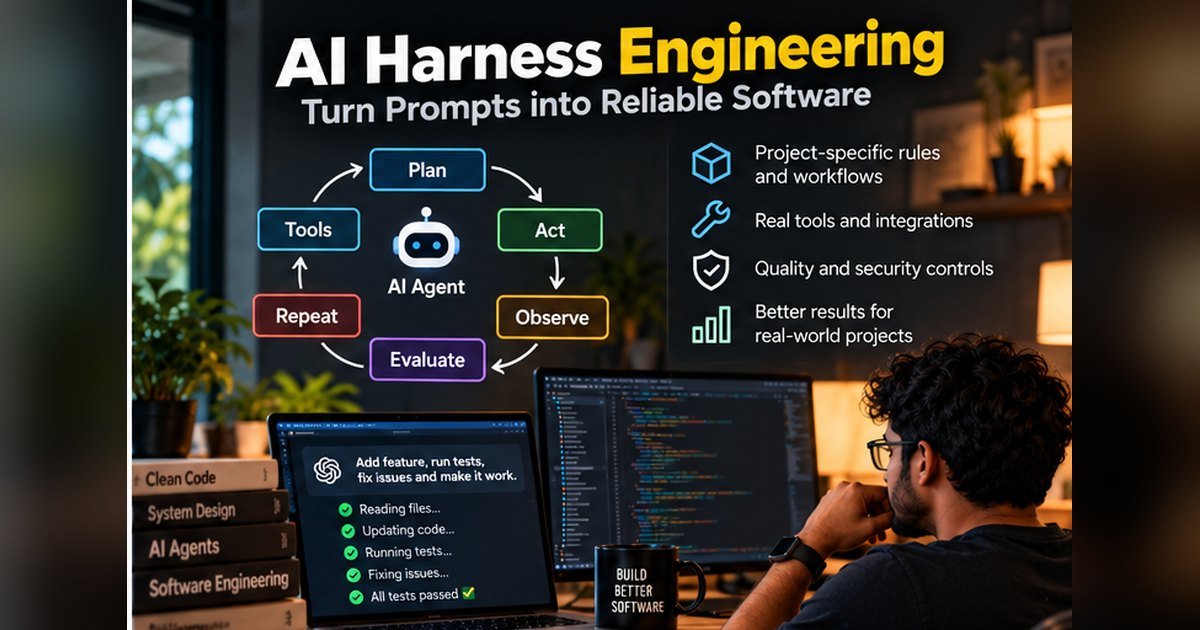
#> input picture images/og/ai-harness-en.jpg, 1200 x 630 px; its folder holds only this picture in this run
$ python make_og_covers.py ../images/og/ai-harness-en.jpg
#> lines starting #> are read from the running program, lines starting #| are printed output that depends on the picture
"""Make 1200x630 link-preview (Open Graph) images from Wizard Lab cover images.

WhatsApp, LinkedIn, X and Facebook show a large preview only for wide images,
and most of our covers are square. This keeps the whole cover visible, centred
on a blurred, darkened copy of itself, and writes images/og/<name>.jpg.

Usage (from the repo root, needs Pillow):
    python3 tools/make_og_covers.py                      # every cover in images/learn/
    python3 tools/make_og_covers.py images/learn/foo.jpg # just one
Then add to the article's front matter:
    image: /images/og/foo.jpg
"""
import sys
from pathlib import Path

from PIL import Image, ImageEnhance, ImageFilter

W, H = 1200, 630
MAX_BYTES = 300 * 1024  # WhatsApp is happiest with small images
OUT = Path("images/og")


def make(src: Path) -> Path:
    cover = Image.open(src).convert("RGB")
#> cover is the input picture: PIL image 1200x630 RGB; mean R, G, B 49.7, 46.4, 40.1

    bg = cover.copy()
    scale = max(W / bg.width, H / bg.height)
    bg = bg.resize((round(bg.width * scale), round(bg.height * scale)), Image.LANCZOS)
    left, top = (bg.width - W) // 2, (bg.height - H) // 2
    bg = bg.crop((left, top, left + W, top + H)).filter(ImageFilter.GaussianBlur(28))
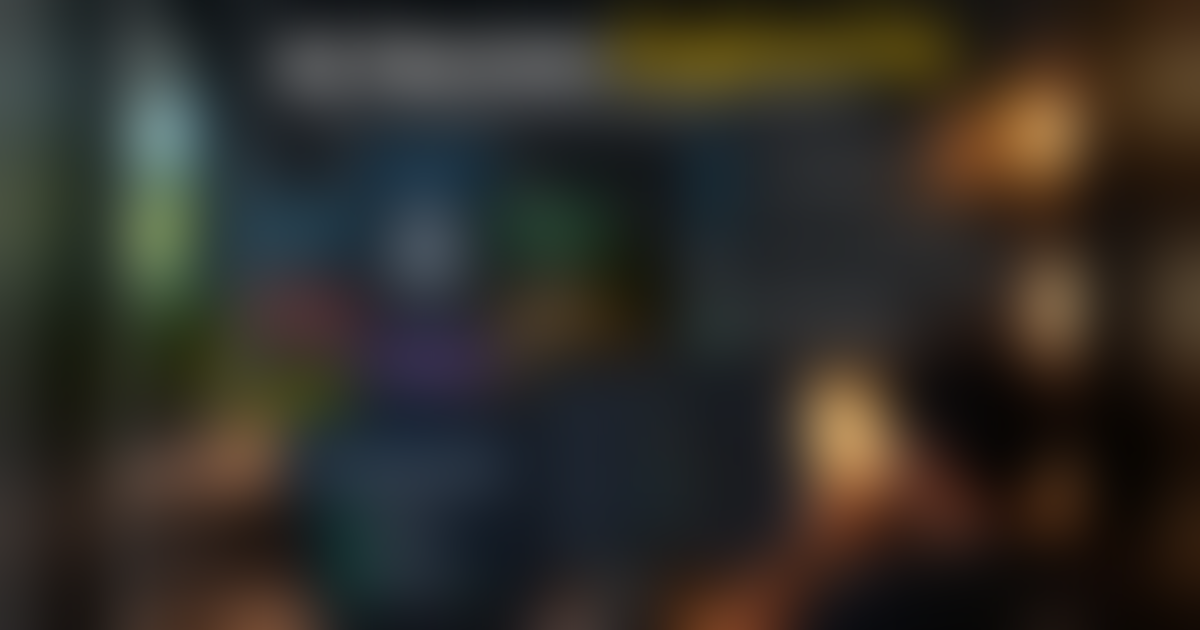
#> bg: PIL image 1200x630 RGB; mean R, G, B 49.7, 46.4, 40.1
    bg = ImageEnhance.Brightness(bg).enhance(0.45)
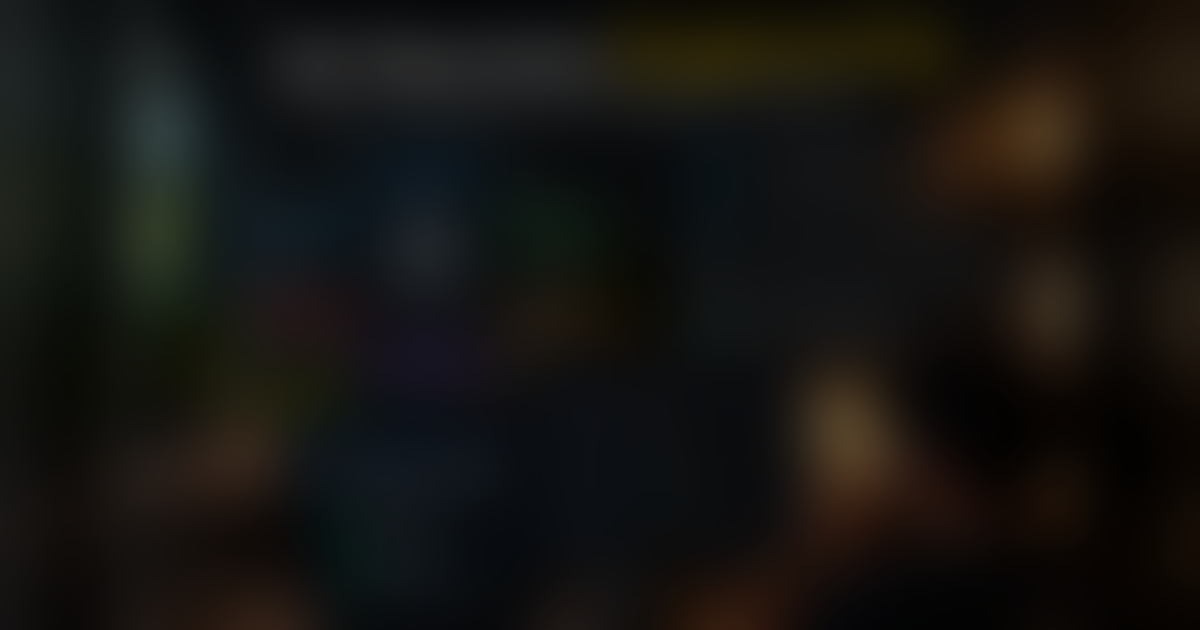
#> bg: PIL image 1200x630 RGB; mean R, G, B 21.9, 20.4, 17.6

    scale = min(W / cover.width, H / cover.height)
    fg = cover.resize((round(cover.width * scale), round(cover.height * scale)), Image.LANCZOS)
    bg.paste(fg, ((W - fg.width) // 2, (H - fg.height) // 2))

    OUT.mkdir(parents=True, exist_ok=True)
    dest = OUT / (src.stem + ".jpg")
    for quality in (86, 80, 74, 68, 60):
        bg.save(dest, "JPEG", quality=quality, optimize=True, progressive=True)
        if dest.stat().st_size <= MAX_BYTES:
            break
    print(f"{dest}  {dest.stat().st_size // 1024} KB")
    return dest


if __name__ == "__main__":
    paths = [Path(p) for p in sys.argv[1:]] or sorted(Path("images/learn").glob("*.jpg"))
    for p in paths:
#> (the run stopped early here; a loop or call above may not have finished)

$ run again, on images/og/disposable-software-en.jpg
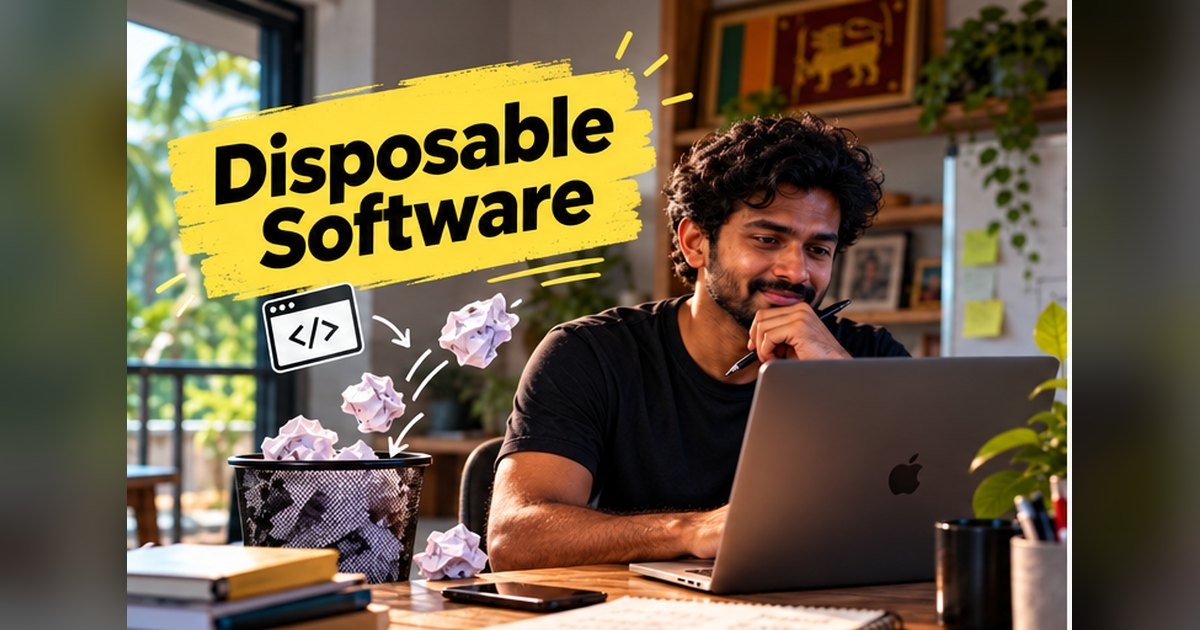
#> input picture images/og/disposable-software-en.jpg, 1200 x 630 px
#> in make, cover is the input picture: PIL image 1200x630 RGB; mean R, G, B 106, 91.9, 66
#> in make, `bg = bg.crop((left, top, left + W, top + H)).filter(ImageFilter.Gaussi..`:
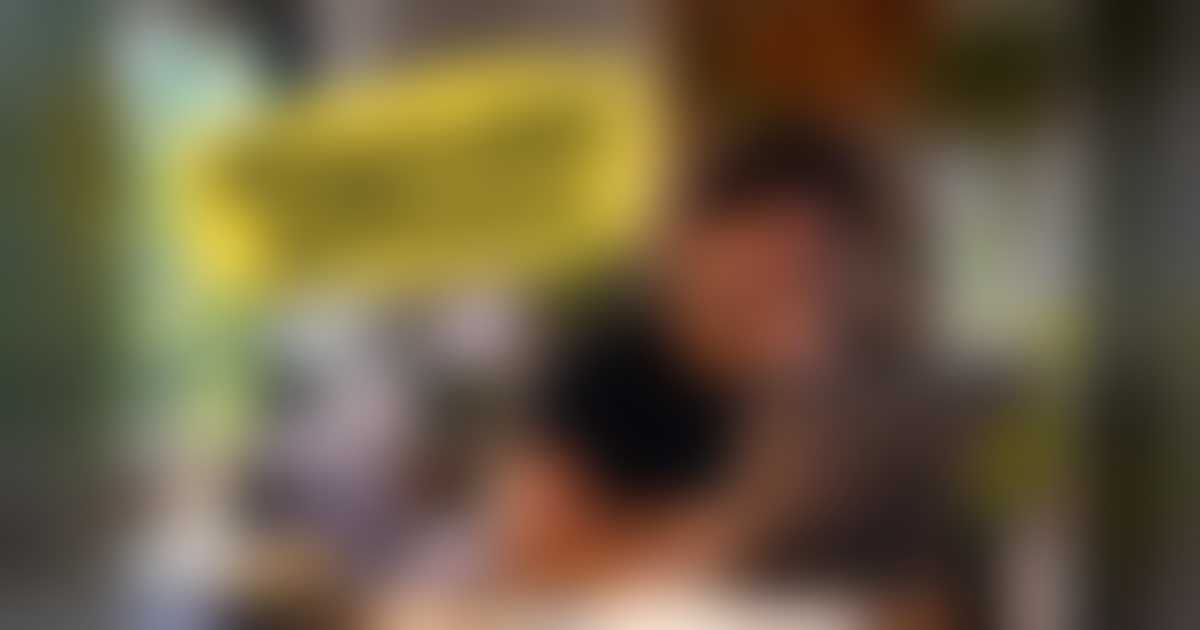
#> bg: PIL image 1200x630 RGB; mean R, G, B 106.2, 92.1, 66.3
#> in make, `bg = ImageEnhance.Brightness(bg).enhance(0.45)`:
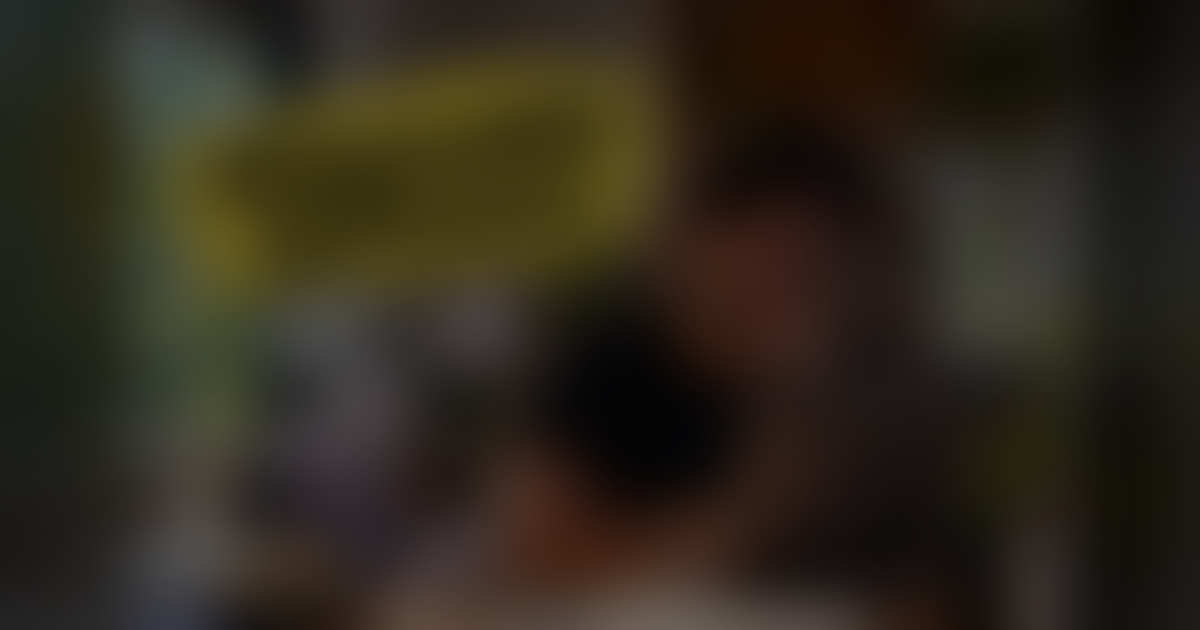
#> bg: PIL image 1200x630 RGB; mean R, G, B 47.3, 41, 29.4

$ run again, on images/og/disposable-software.jpg
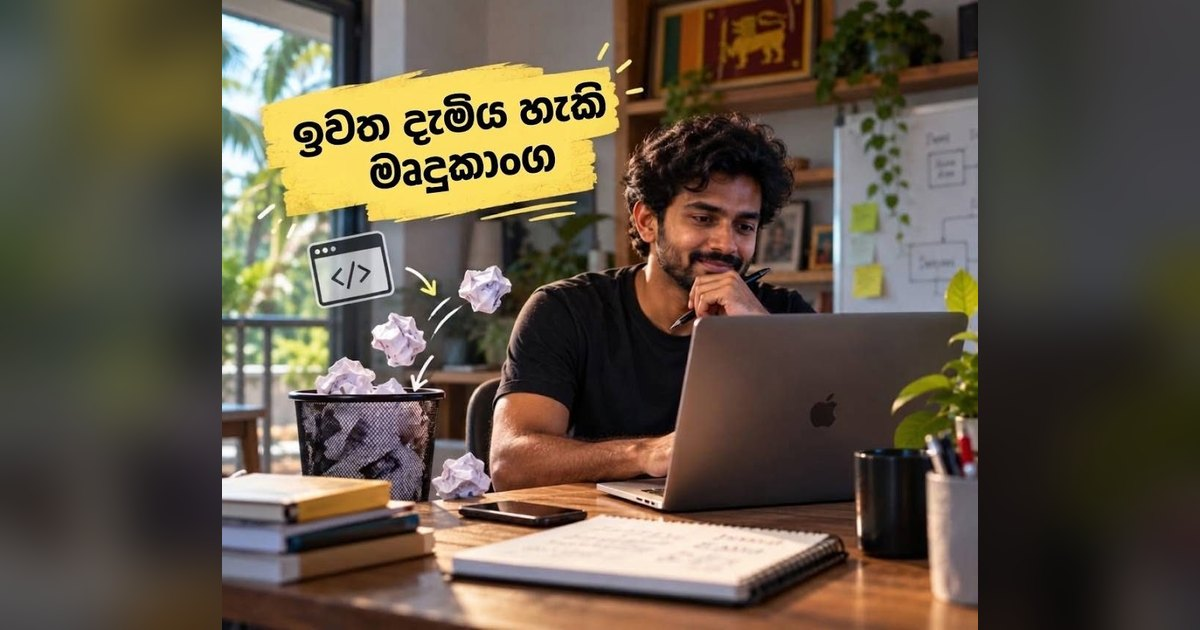
#> input picture images/og/disposable-software.jpg, 1200 x 630 px
#> in make, cover is the input picture: PIL image 1200x630 RGB; mean R, G, B 95.8, 84.5, 69
#> in make, `bg = bg.crop((left, top, left + W, top + H)).filter(ImageFilter.Gaussi..`:
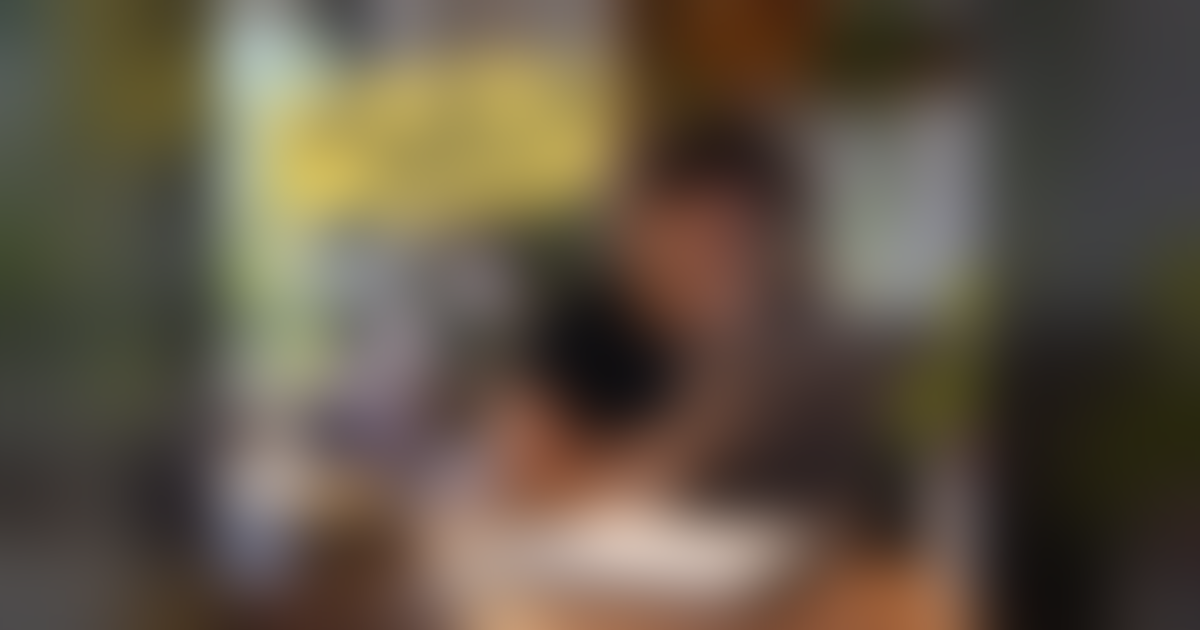
#> bg: PIL image 1200x630 RGB; mean R, G, B 95.7, 84.4, 68.9
#> in make, `bg = ImageEnhance.Brightness(bg).enhance(0.45)`:
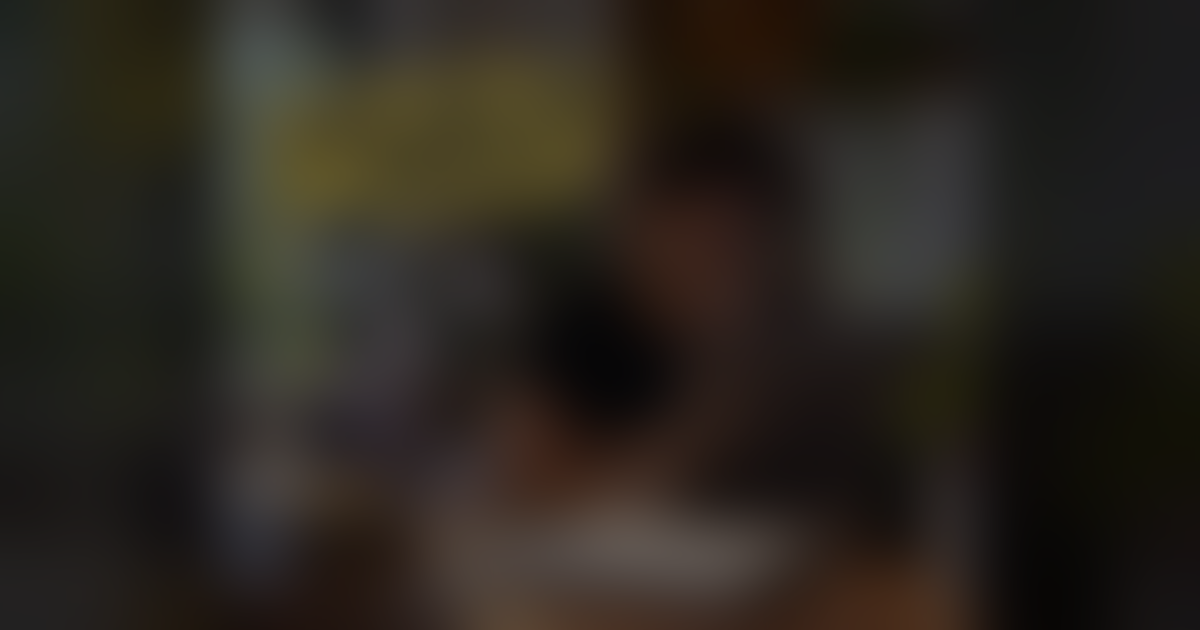
#> bg: PIL image 1200x630 RGB; mean R, G, B 42.6, 37.5, 30.5

$ run again, on images/og/doom-loop-en.jpg
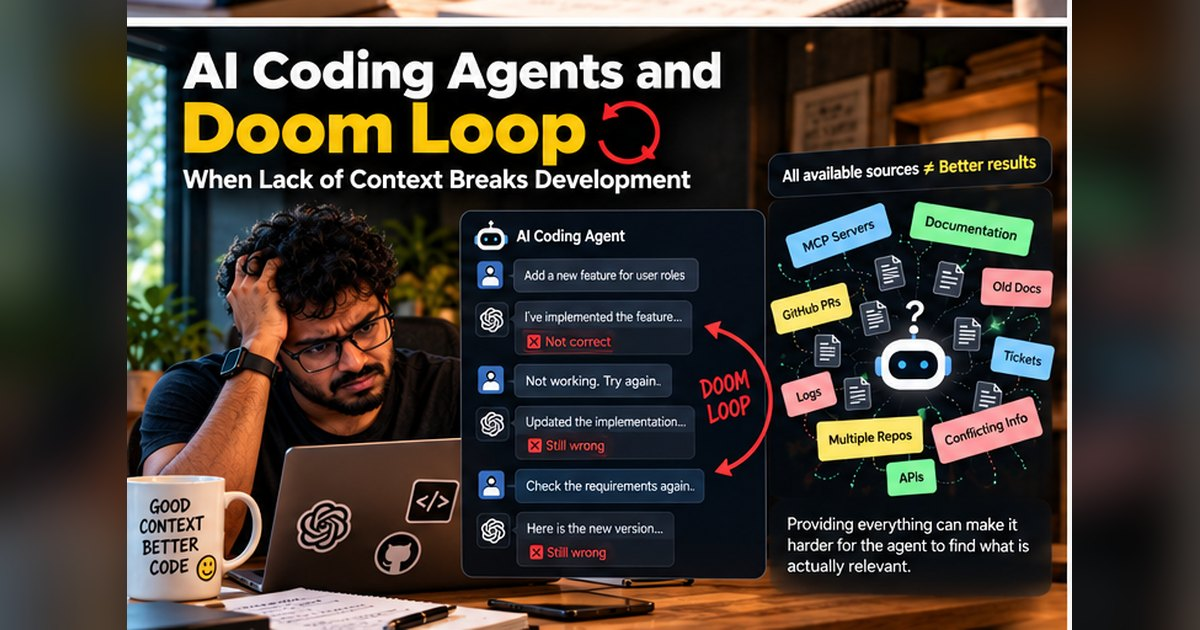
#> input picture images/og/doom-loop-en.jpg, 1200 x 630 px
#> in make, cover is the input picture: PIL image 1200x630 RGB; mean R, G, B 66.4, 58.9, 51.3
#> in make, `bg = bg.crop((left, top, left + W, top + H)).filter(ImageFilter.Gaussi..`:
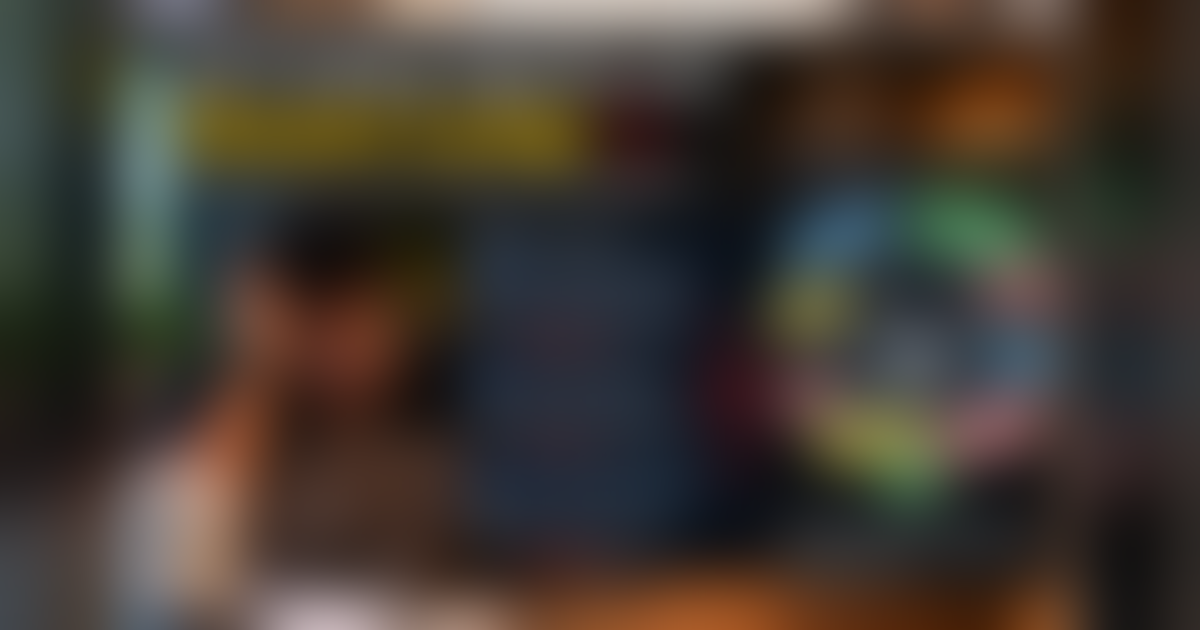
#> bg: PIL image 1200x630 RGB; mean R, G, B 66.7, 59.2, 51.5
#> in make, `bg = ImageEnhance.Brightness(bg).enhance(0.45)`:
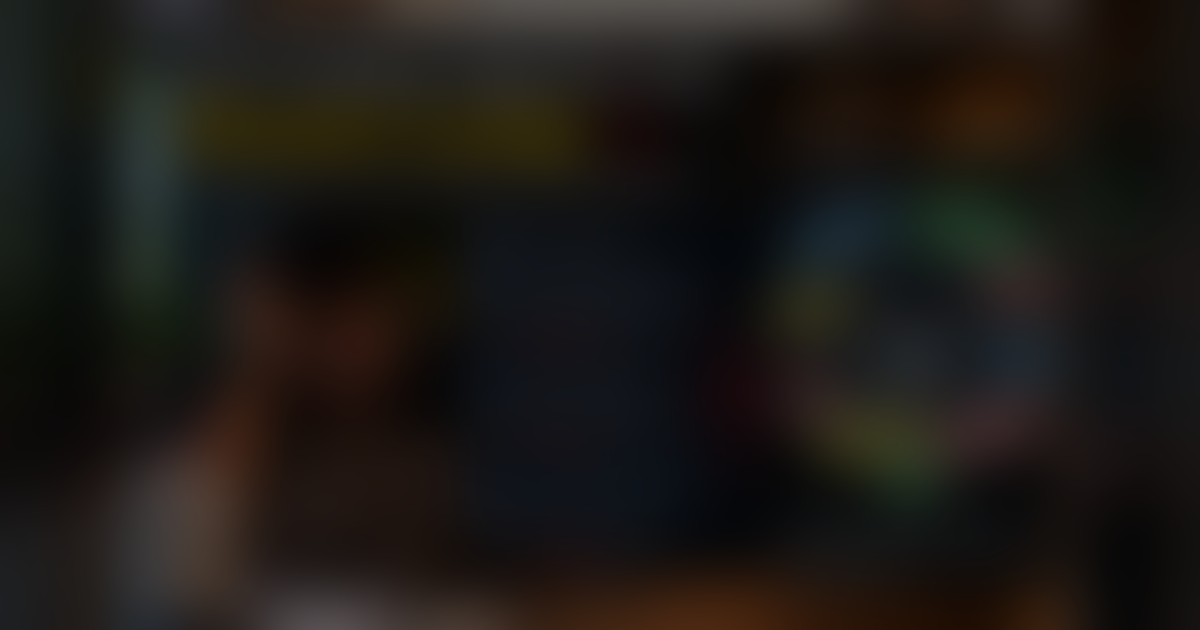
#> bg: PIL image 1200x630 RGB; mean R, G, B 29.5, 26.2, 22.7
